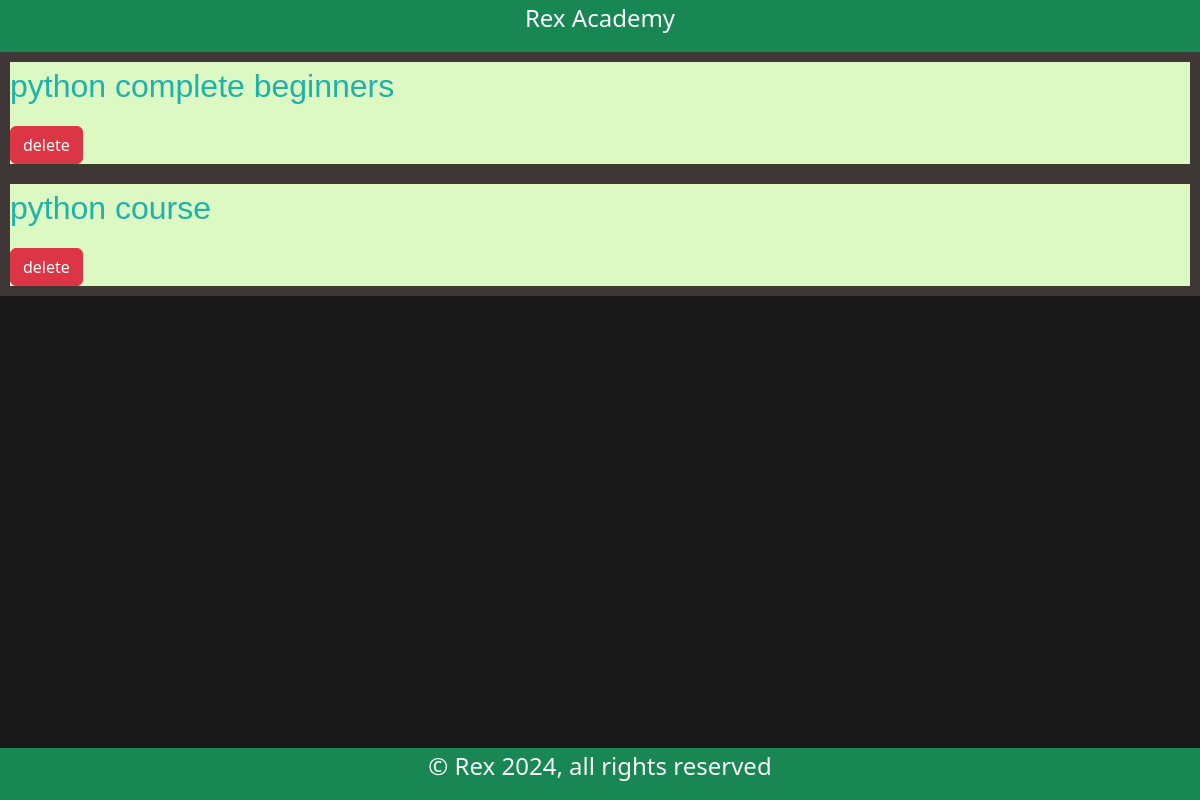
Before: /cs_avail with the older database file.
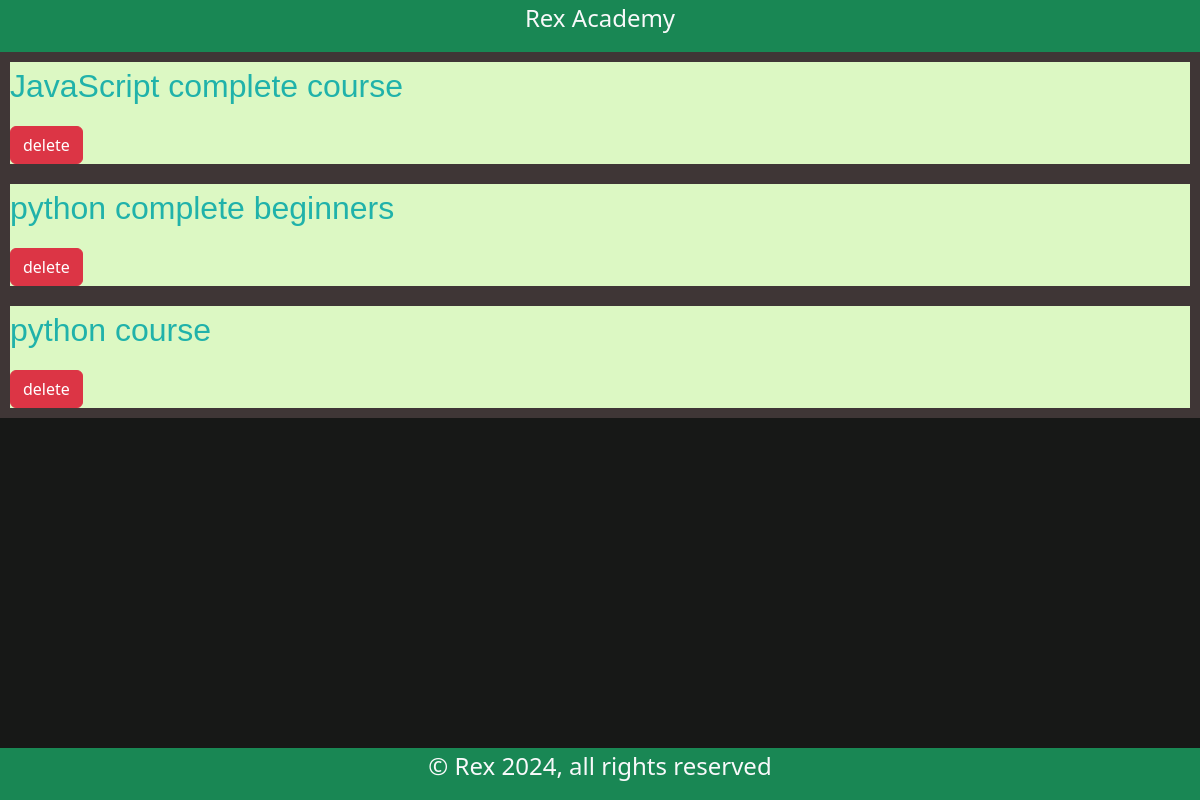
After: the same page with the newer database file.
### learning_platform/models/models.py (models this page shows)
class Course(db.Model):
    __tablename__ = "course"
    id = db.Column(db.String(36), primary_key=True, default= lambda: str(uuid.uuid4()))
    name = db.Column(db.String(80), nullable=False)
    description = db.Column(db.String(250), nullable=False)
    price = db.Column(db.Numeric(10, 2), nullable=False)
    subjects = db.relationship(
        'Subject', secondary=course_subjects, backref=db.backref('courses', lazy=True))
    topics = db.relationship('Topic', secondary=course_topics,
                             lazy='subquery', backref=db.backref('courses', lazy=True))

### learning_platform/views/admin.py (the view)
@admin_bp.route('/cs_avail', methods=['GET', 'POST'])
def cs_avail():
    cst = Course.query.all()
    return render_template('content_management/delete_course.html', cst=cst)

### learning_platform/templates/content_management/delete_course.html (shortened to what this page needs)
<!DOCTYPE html>
<html lang="en">
<head>
    {% extends "base.html" %}
    {% block main %}
    {% for _item in cst|sort(attribute='name') %}
    <div style="
    background-color: rgb(220, 248, 195);
    margin-bottom: 25; border: 10px solid rgb(63, 54, 54);">
<p class="fs-2 text-start" style="color: lightseagreen;
    font-family: 'Lucida Sans', 'Lucida Sans Regular',
    'Lucida Grande', 'Lucida Sans Unicode', Geneva,
    Verdana, sans-serif;">
    {{ _item.name }}
</p>
            <a class="btn btn-danger" href="{{ url_for('admin.del_course', c_id=_item.id)}}">
                delete
            </a>
        </div>
    {% endfor %}
    {% endblock %}

Changed rows visible on the page:
added Course: name "JavaScript complete course"
